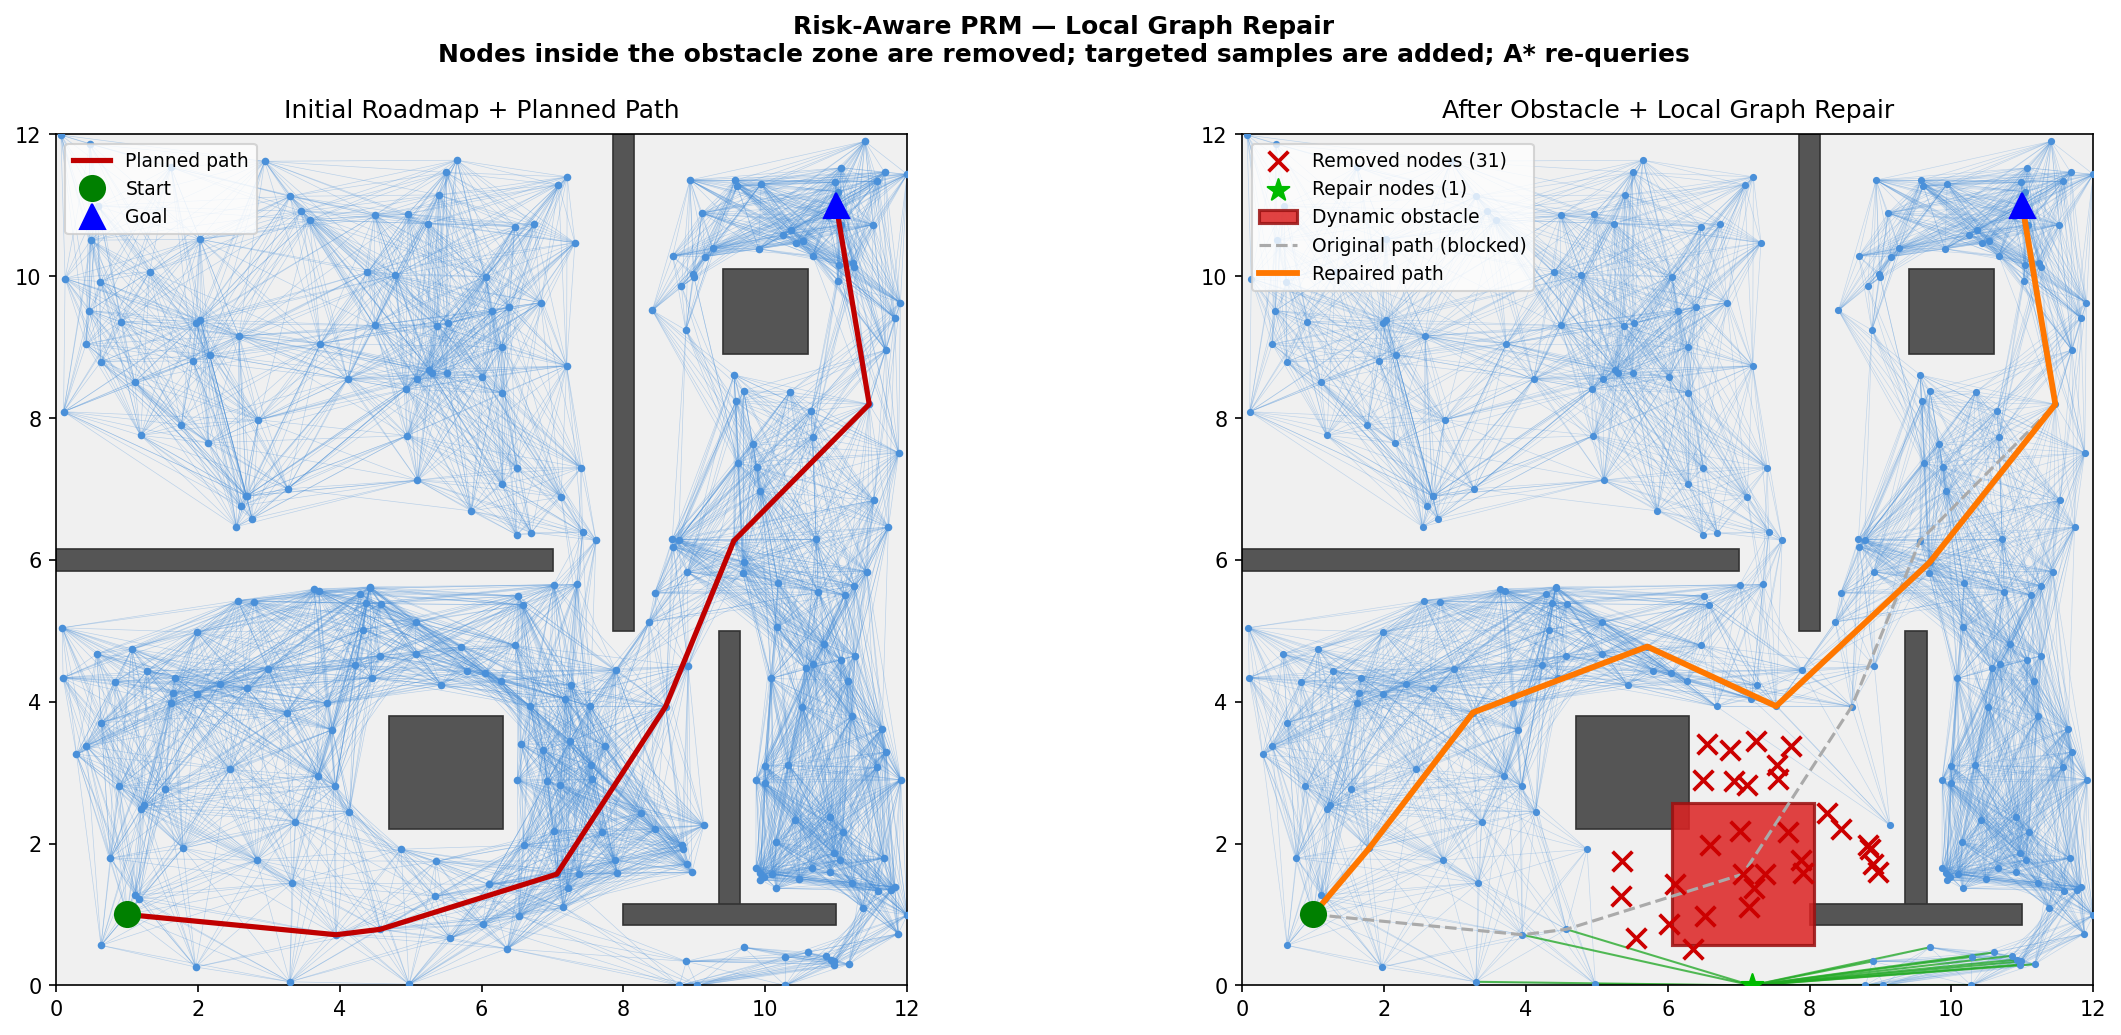

Here is the Python script that generated this plot:
"""
viz_local_repair.py — Local graph repair after a dynamic obstacle appears.

Two-panel figure:
  Left  – RiskAware roadmap with the initially planned path.
  Right – A new obstacle is placed mid-path; nodes inside the affected
          zone are removed (red ×), repair samples are added (green ★),
          and the repaired path is shown in orange.

Usage:
  python viz_local_repair.py
"""

import numpy as np
import matplotlib.pyplot as plt
import matplotlib.patches as patches
import pybullet as pb
import pybullet_data

from environments import build_simple
from prm_risk_aware import RiskAwarePRM

SEED = 7
N    = 300
np.random.seed(SEED)

# ── 1. Build environment and construct roadmap ────────────────────────
env = build_simple(difficulty=0)   # static only — we'll add the obstacle manually
rects  = env.get("rects", [])
BOUNDS = env["bounds"]

planner = RiskAwarePRM(
    env["cid"], env["bounds"], env["robot_radius"], dim=2,
    risk_beta=0.8, frontier_frac=0.3, frontier_sigma=0.8,
    repair_samples=20,
)
planner.set_obstacles(env["static_ids"])
print("Building roadmap...")
planner.construct(N, env["dmax"], verbose=False)
print(f"  {planner.G.number_of_nodes()} nodes, {planner.G.number_of_edges()} edges")

start, goal = env["start"], env["goal"]
path, cost = planner.find(start, goal, env["dmax"])
if path is None:
    raise RuntimeError("Initial path not found — try a different seed.")
print(f"  Path found: {len(path)} waypoints, cost={cost:.2f}")

# ── 2. Snapshot graph BEFORE repair ──────────────────────────────────
nodes_before = set(planner.G.nodes)
edges_before = {tuple(sorted(e)) for e in planner.G.edges}
path_before  = list(path)

# Store ALL edges for the left-panel drawing (captured now, before graph mutates)
all_edges_before = list(planner.G.edges)
all_nodes_before = list(planner.G.nodes)

# ── 3. Place a blocking obstacle on the path ──────────────────────────
# Pick a waypoint roughly 40% along the path as the obstacle centre.
block_idx = max(1, len(path) * 2 // 5)
obs_cx, obs_cy = path[block_idx][0], path[block_idx][1]
obs_hx, obs_hy = 1.0, 1.0   # big enough to invalidate nearby nodes

col = pb.createCollisionShape(
    pb.GEOM_BOX, halfExtents=[obs_hx, obs_hy, 0.5],
    physicsClientId=env["cid"])
vis = pb.createVisualShape(
    pb.GEOM_BOX, halfExtents=[obs_hx, obs_hy, 0.5],
    rgbaColor=[1, 0.2, 0.2, 0.9], physicsClientId=env["cid"])
obs_id = pb.createMultiBody(
    baseMass=0,
    baseCollisionShapeIndex=col,
    baseVisualShapeIndex=vis,
    basePosition=[obs_cx, obs_cy, 0.5],
    physicsClientId=env["cid"])

# Update obstacle list so the planner sees the new body
planner.set_obstacles(env["static_ids"] + [obs_id])

# ── 4. Replan ─────────────────────────────────────────────────────────
affect_radius = env["dmax"] * 0.7
replan_dmax   = env["dmax"] * 1.5
print("Replanning...")
new_path, new_cost = planner.replan(
    start, goal, replan_dmax,
    dyn_positions=[[obs_cx, obs_cy]],
    affect_radius=affect_radius,
)
if new_path:
    print(f"  Repaired path: {len(new_path)} waypoints, cost={new_cost:.2f}")
else:
    print("  Replan failed — try a different seed or larger repair_samples.")

# ── 5. Diff graph state ───────────────────────────────────────────────
nodes_after  = set(planner.G.nodes)
edges_after  = {tuple(sorted(e)) for e in planner.G.edges}

removed_nodes = nodes_before - nodes_after
added_nodes   = nodes_after  - nodes_before
kept_nodes    = nodes_before & nodes_after
added_edges   = edges_after  - edges_before

print(f"  Removed nodes: {len(removed_nodes)}  |  "
      f"Added repair nodes: {len(added_nodes)}")

# ── 6. Draw ───────────────────────────────────────────────────────────
fig, axes = plt.subplots(1, 2, figsize=(16, 7))

def draw_static_obstacles(ax):
    for cx, cy, hx, hy, _ in rects:
        ax.add_patch(patches.Rectangle(
            (cx - hx, cy - hy), 2 * hx, 2 * hy,
            facecolor='#555555', edgecolor='#333333', lw=0.8, zorder=2))


def setup_ax(ax):
    ax.set_xlim(*BOUNDS[0])
    ax.set_ylim(*BOUNDS[1])
    ax.set_aspect('equal')
    ax.set_facecolor('#f0f0f0')
    draw_static_obstacles(ax)


# ─── Left panel: initial roadmap ─────────────────────────────────────
ax = axes[0]
setup_ax(ax)
ax.set_title("Initial Roadmap + Planned Path", fontsize=12, pad=8)

for u, v in all_edges_before:
    ax.plot([u[0], v[0]], [u[1], v[1]],
            color='#4a90d9', lw=0.3, alpha=0.35, zorder=1)

xs_all = [n[0] for n in all_nodes_before]
ys_all = [n[1] for n in all_nodes_before]
ax.scatter(xs_all, ys_all, s=7, c='#4a90d9', zorder=3)

# Planned path
px = [wp[0] for wp in path_before]
py = [wp[1] for wp in path_before]
ax.plot(px, py, color='#c00000', lw=2.5, zorder=5, label='Planned path')

ax.plot(start[0], start[1], 'go', ms=12, zorder=6, label='Start')
ax.plot(goal[0],  goal[1],  'b^', ms=12, zorder=6, label='Goal')
ax.legend(fontsize=9, loc='upper left')


# ─── Right panel: after obstacle + repair ────────────────────────────
ax = axes[1]
setup_ax(ax)
ax.set_title("After Obstacle + Local Graph Repair", fontsize=12, pad=8)

# Surviving edges (light blue, thin)
for u, v in planner.G.edges:
    ax.plot([u[0], v[0]], [u[1], v[1]],
            color='#4a90d9', lw=0.3, alpha=0.30, zorder=1)

# New repair edges (green, slightly thicker)
for (u, v) in added_edges:
    ax.plot([u[0], v[0]], [u[1], v[1]],
            color='#22aa22', lw=1.0, alpha=0.75, zorder=2)

# Kept nodes (blue dots)
if kept_nodes:
    kx = [n[0] for n in kept_nodes]
    ky = [n[1] for n in kept_nodes]
    ax.scatter(kx, ky, s=6, c='#4a90d9', zorder=3)

# Removed nodes (red ×)
if removed_nodes:
    rx = [n[0] for n in removed_nodes]
    ry = [n[1] for n in removed_nodes]
    ax.scatter(rx, ry, s=90, c='#cc0000', marker='x', linewidths=1.8,
               zorder=6, label=f'Removed nodes ({len(removed_nodes)})')

# Added repair nodes (green ★)
if added_nodes:
    anx = [n[0] for n in added_nodes]
    any_ = [n[1] for n in added_nodes]
    ax.scatter(anx, any_, s=120, c='#00bb00', marker='*', zorder=7,
               label=f'Repair nodes ({len(added_nodes)})')

# New obstacle (red box)
ax.add_patch(patches.Rectangle(
    (obs_cx - obs_hx, obs_cy - obs_hy), 2 * obs_hx, 2 * obs_hy,
    facecolor='#dd2222', edgecolor='#991111', lw=1.5,
    alpha=0.85, zorder=4, label='Dynamic obstacle'))

# Original path (grayed out dashes)
ax.plot([wp[0] for wp in path_before],
        [wp[1] for wp in path_before],
        color='#aaaaaa', lw=1.5, linestyle='--', zorder=4,
        label='Original path (blocked)')

# Repaired path (orange)
if new_path:
    ax.plot([wp[0] for wp in new_path],
            [wp[1] for wp in new_path],
            color='#ff7700', lw=2.8, zorder=8, label='Repaired path')

ax.plot(start[0], start[1], 'go', ms=12, zorder=9)
ax.plot(goal[0],  goal[1],  'b^', ms=12, zorder=9)
ax.legend(fontsize=9, loc='upper left')

fig.suptitle(
    "Risk-Aware PRM — Local Graph Repair\n"
    "Nodes inside the obstacle zone are removed; targeted samples are added; A* re-queries",
    fontsize=12, fontweight='bold')
plt.tight_layout()
plt.savefig("viz_local_repair.png", dpi=150, bbox_inches='tight')
print("Saved: viz_local_repair.png")
plt.show()

pb.disconnect(env["cid"])
